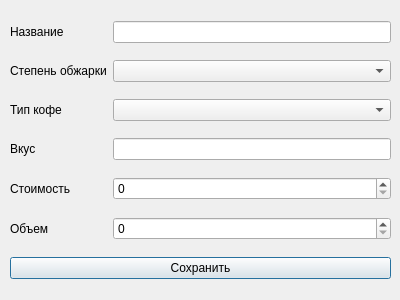
<?xml version="1.0" encoding="UTF-8"?>
<ui version="4.0">
 <class>Dialog</class>
 <widget class="QDialog" name="Dialog">
  <property name="geometry">
   <rect>
    <x>0</x>
    <y>0</y>
    <width>400</width>
    <height>300</height>
   </rect>
  </property>
  <property name="windowTitle">
   <string>Dialog</string>
  </property>
  <widget class="QWidget" name="gridLayoutWidget">
   <property name="geometry">
    <rect>
     <x>10</x>
     <y>10</y>
     <width>381</width>
     <height>281</height>
    </rect>
   </property>
   <layout class="QGridLayout" name="gridLayout">
    <item row="1" column="1">
     <widget class="QComboBox" name="comboBox_roastType"/>
    </item>
    <item row="2" column="0">
     <widget class="QLabel" name="label_3">
      <property name="text">
       <string>Тип кофе</string>
      </property>
     </widget>
    </item>
    <item row="5" column="1">
     <widget class="QSpinBox" name="spinBox_volume">
      <property name="maximum">
       <number>1000000000</number>
      </property>
     </widget>
    </item>
    <item row="3" column="0">
     <widget class="QLabel" name="label_4">
      <property name="text">
       <string>Вкус</string>
      </property>
     </widget>
    </item>
    <item row="2" column="1">
     <widget class="QComboBox" name="comboBox_millType"/>
    </item>
    <item row="1" column="0">
     <widget class="QLabel" name="label_2">
      <property name="text">
       <string>Степень обжарки</string>
      </property>
     </widget>
    </item>
    <item row="3" column="1">
     <widget class="QLineEdit" name="lineEdit_taste"/>
    </item>
    <item row="5" column="0">
     <widget class="QLabel" name="label_6">
      <property name="text">
       <string>Объем</string>
      </property>
     </widget>
    </item>
    <item row="0" column="0">
     <widget class="QLabel" name="label">
      <property name="text">
       <string>Название</string>
      </property>
     </widget>
    </item>
    <item row="0" column="1">
     <widget class="QLineEdit" name="lineEdit_title"/>
    </item>
    <item row="4" column="0">
     <widget class="QLabel" name="label_5">
      <property name="text">
       <string>Стоимость</string>
      </property>
     </widget>
    </item>
    <item row="4" column="1">
     <widget class="QSpinBox" name="spinBox_cost">
      <property name="maximum">
       <number>1000000000</number>
      </property>
     </widget>
    </item>
    <item row="6" column="0" colspan="2">
     <widget class="QPushButton" name="pushButton_save">
      <property name="text">
       <string>Сохранить</string>
      </property>
     </widget>
    </item>
   </layout>
  </widget>
 </widget>
 <resources/>
 <connections/>
</ui>
